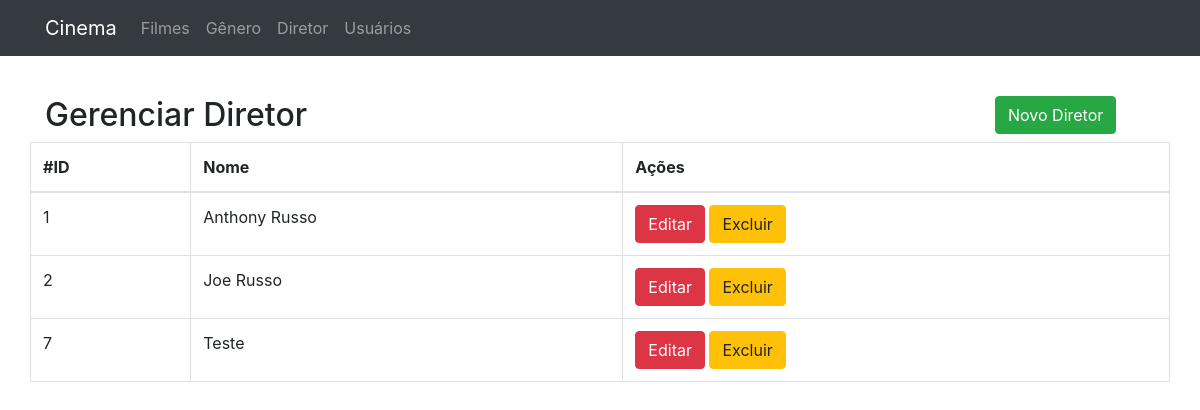
The page /diretor.php on the database as committed earlier.
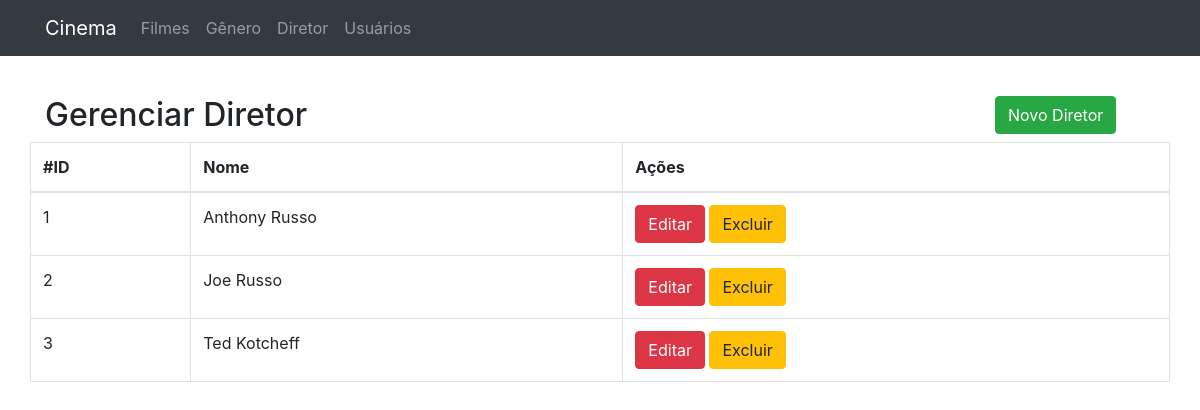
The same page on the database as committed later.
### tables this page shows
CREATE TABLE `diretor` (
  `id` int NOT NULL AUTO_INCREMENT,
  `nome` varchar(100) NOT NULL,
  PRIMARY KEY (`id`)
);

### classes/Conexao.php (called while the page is built, shortened)
<?php
class Conexao
{
	private $host;
	private $user;
	private $password;
	public function __construct() {
		$this->host = 'mysql:host=localhost;dbname=pipoca_doce';
		$this->user = 'root';
		$this->password = 'root';
	}
	public function conectar() {
		try {
			$conn = new PDO(
				$this->host,
				$this->user,
				$this->password
			);
			return $conn;
		} catch (PDOException $e) {
			echo 'Erro na conexao. Erro reportado: ' . $e->getMessage();
			exit;
		}
	}
}

### classes/DiretorDAO.php (called while the page is built, shortened)
<?php
require_once 'Model.php';
class DiretorDAO extends Model
{
    public function __construct()
    {
        $this->class = 'Diretor';
        $this->tabela = 'diretor';
    }
	public function listar($pesquisa = '')
	{
		if ($pesquisa != '') {
			$sql = "SELECT * FROM {$this->tabela}
					WHERE nome like '%{$pesquisa}%'
						OR nome like '%{$pesquisa}%'";
		} else {
			$sql = "SELECT * FROM {$this->tabela}";
		}
		$stmt = $this->db->prepare($sql);
		$stmt->setFetchMode(PDO::FETCH_CLASS, $this->class);
		$stmt->execute();
		return $stmt->fetchAll();
	}
}

### classes/Model.php (called while the page is built, shortened)
<?php
require 'Conexao.php';
class Model
{
	public function __construct()
	{
		$conexao = new Conexao();
		$this->db = $conexao->conectar();
	}
}

### classes/Diretor.php (called while the page is built, shortened)
<?php
class Diretor
{
	private $id;
	private $nome;
    public function getId()
    {
        return $this->id;
    }
    public function getNome()
    {
        return $this->nome;
    }
}

### diretor.php (the view)
<?php include './layout/header.php';?>
<?php include './layout/menu.php';?>
<?php
require 'classes/Diretor.php';
require 'classes/DiretorDAO.php';
$diretorDAO = new DiretorDAO();
$diretores = $diretorDAO->listar();
?>
<div class="row" style="margin-top:40px">
	<div class="col-10">
		<h2>Gerenciar Diretor</h2>
	</div>
	<div class="col-2">
		<a href="form_diretor.php" class="btn btn-success">Novo Diretor</a>
	</div>
</div>
<div class="row">
	<table class="table table-hover table-bordered">
		<thead>
			<tr>
				<th>#ID</th>
				<th>Nome</th>
				<th>Ações</th>
			</tr>
		</thead>
		<tbody>
			<?php foreach ($diretores as $diretor) { ?>
			<tr>
				<td><?= $diretor->getId() ?></td>
				<td><?= $diretor->getNome() ?></td>
				<td>
					<a href="form_diretor.php?id=<?= $diretor->getId() ?>" class="btn btn-danger">
						Editar
					</a>
					<a href="controle_diretor.php?acao=deletar&id=<?= $diretor->getId() ?>" class="btn btn-warning" onclick="return confirm('Deseja realmente exluir o gênero?')">
						Excluir
					</a>
				</td>
			</tr>
			<?php } ?>
		</tbody>
	</table>
</div>
<?php include './layout/footer.php';?>

### layout/header.php (shortened to what this page needs)
<!DOCTYPE html>
<html>
<head>
	<link rel="stylesheet" href="assets/css/bootstrap.min.css">
	<link rel="stylesheet" type="text/css" href="assets/css/all.css">
</head>
<body>

### layout/menu.php (shortened to what this page needs)
<nav class="navbar navbar-expand-lg navbar-dark bg-dark">
	<div class="container">
		<a class="navbar-brand" href="index.php">Cinema</a>
	    <div class="collapse navbar-collapse" id="conteudoNavbarSuportado">
	      	<ul class="navbar-nav mr-auto">
		        <li class="nav-item dropdown">
			        <a class="nav-link" href="filme.php" id="navbarDropdown">Filmes</a>
		        </li>
		        <li class="nav-item dropdown">
		         	<a class="nav-link" href="genero.php" id="navbarDropdown">Gênero</a>
		        </li>
	        	<li class="nav-item dropdown">
	          		<a class="nav-link" href="diretor.php" id="navbarDropdown">Diretor</a>
	        	</li>
	        	<li class="nav-item dropdown">
	          		<a class="nav-link" href="#" id="navbarDropdown">Usuários</a>
	        	</li>
	      	</ul>
	    </div>
	</div>
</nav>
<div class="container">

### layout/footer.php
</div>
</body>
</html>

Rows that differ between the two databases and show on the page:
removed diretor: id "7", nome "Teste"
added diretor: id "3", nome "Ted Kotcheff"
